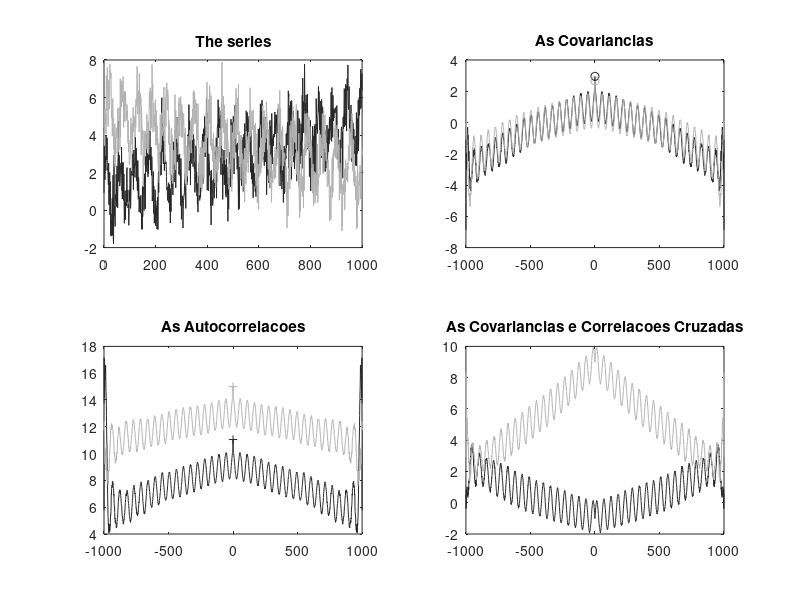

Write the MATLAB code that produced this figure.
clear all
close all

% O de sempre...
T=55; % Periodo da onda (ja sabemos de antemao)
t=0:1:1000; % tempo
N=length(t);

A0=1;
A1=3.75e-3;
A2=1.4;
A3=pi/4;
EA=0.9;

B0=5;
B1=-3e-3;
B2=1.5;
B3=-pi/4;
EB=0.9;

aa=A0+A1*t;
sa=A2*sin((2*pi/T)*t+A3);
na=EA*randn(1,N);
Ya=aa+sa+na;

bb=B0+B1*t;
sb=B2*sin((2*pi/T)*t+B3);
nb=EB*randn(1,N);
Yb=bb+sb+nb;
%Yb=aa+sa+nb;

Y2 = [A2*sin((2*pi/T)*t(1:N/2)) A2*sin((2*pi/(T*2))*t((N/2):N))];

subplot(2,2,1),plot(t,Ya,'b',t,Yb,'r')
title('The series')

Y2m=mean(Y2);
Yam=mean(Ya);
Ybm=mean(Yb);
Y2s=std(Y2);
Yas=std(Ya);
Ybs=std(Yb);

% Estude E&T formula 5.3.3 and beyond

% C ---> Covariacia              R ---> coRrela�o 

for k=0:N-1

  Caa(k+1)=(1/(N-k))*sum( (Ya(1:N-k)-Yam).*(Ya(k+1:N)-Yam) );
  Cbb(k+1)=(1/(N-k))*sum( (Yb(1:N-k)-Ybm).*(Yb(k+1:N)-Ybm) );

  R22(k+1)=(1/(N-k))*sum( Y2(1:N-k).*Y2(k+1:N) );
  Raa(k+1)=(1/(N-k))*sum( Ya(1:N-k).*Ya(k+1:N) );
  Rbb(k+1)=(1/(N-k))*sum( Yb(1:N-k).*Yb(k+1:N) );

  Cab(k+1)=(1/(N-k))*sum( (Ya(1:N-k)-Yam).*(Yb(k+1:N)-Ybm) );
  Rab(k+1)=(1/(N-k))*sum( Ya(1:N-k).*Yb(k+1:N) );
    
end

tv=-fliplr(t);
tau=[tv(1:length(tv)-1) t];

aaC=fliplr(Caa);
R2R=fliplr(R22);
aaR=fliplr(Raa);
R22=[R2R(1:length(R2R)-1) R22];
Caa=[aaC(1:length(aaC)-1) Caa];
Raa=[aaR(1:length(aaR)-1) Raa];

bbC=fliplr(Cbb);
bbR=fliplr(Rbb);
Cbb=[bbC(1:length(bbC)-1) Cbb];
Rbb=[bbR(1:length(bbR)-1) Rbb];

baC=fliplr(Cab);
baR=fliplr(Rab);
Cab=[baC(1:length(baC)-1) Cab];
Rab=[baR(1:length(baR)-1) Rab];


subplot(2,2,2),plot(tau,Caa,'b',tau,Cbb,'r')
hold on
plot(0,Yas^2,'ob',0,Ybs^2,'or')
hold off
title('As Covariancias')

subplot(2,2,3),plot(tau,Raa,'b',tau,Rbb,'r')
hold on
plot(0,Yas^2+Yam^2,'+b',0,Ybs^2+Ybm^2,'+r')
hold off
title('As Autocorrelacoes')

subplot(2,2,4),plot(tau,Cab,'b',tau,Rab,'r')
title('As Covariancias e Correlacoes Cruzadas')

h =findobj('color',[1 0 0])
set(h,'color',[0.7 0.7 0.7])
h =findobj('color',[0 0 1])
set(h,'color',[.15 .15 .15])

% Exerc�io: plote as fun�es NORMALIZADAS cf. pg. 374-376h =findobj('color',[0 0 1])